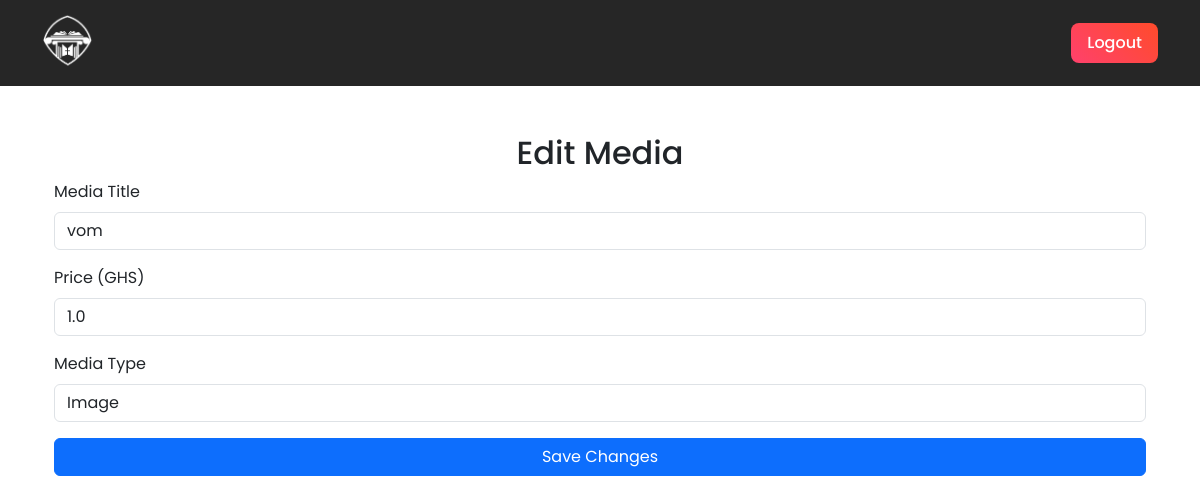
/edit_media/4 (signed in), run on an earlier commit of the app's database.
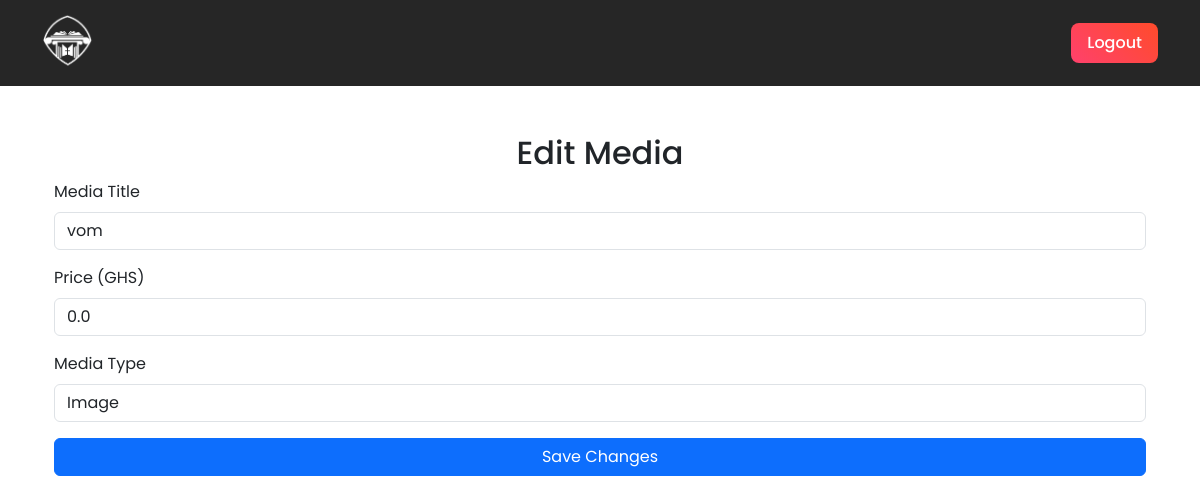
And on a later commit of the database.
### models.py (models this page shows)
class Media(db.Model):  # ✅ Supports images, audio, and video
    id = db.Column(db.Integer, primary_key=True)
    title = db.Column(db.String(100), nullable=False)
    filename = db.Column(db.String(255), unique=True, nullable=False)
    media_type = db.Column(db.String(10), nullable=False)  # ✅ "image", "audio", "video"
    price = db.Column(db.Float, nullable=False)

### routes.py (the view, shortened to what this page needs)
@app_routes.route("/edit_media/<int:media_id>", methods=["GET", "POST"])
@login_required
def edit_media(media_id):
    media = Media.query.get_or_404(media_id)
    return render_template("edit_media.html", media=media)

### app.py (called while the page is built)
@login_manager.user_loader
def load_user(user_id):
    return User.query.get(int(user_id))  # ✅ Load users from the database

### templates/edit_media.html (shortened to what this page needs)
{% extends "base.html" %}
{% block content %}
<div class="container mt-5">
    <h2 class="text-center">Edit Media</h2>
    <form method="POST">
        <div class="mb-3">
            <label class="form-label">Media Title</label>
            <input type="text" name="title" value="{{ media.title }}" class="form-control" required>
        </div>
        <div class="mb-3">
            <label class="form-label">Price (GHS)</label>
            <input type="number" name="price" value="{{ media.price }}" class="form-control" required>
        </div>
        <div class="mb-3">
            <label class="form-label">Media Type</label>
            <select name="media_type" class="form-control" required>
                <option value="image" {% if media.media_type == "image" %}selected{% endif %}>Image</option>
            </select>
        </div>
        <button type="submit" class="btn btn-primary w-100">Save Changes</button>
    </form>
</div>
{% endblock %}

What changed in the data, as far as the page shows it:
changed Media "vom": price "1.0" → "0.0"
